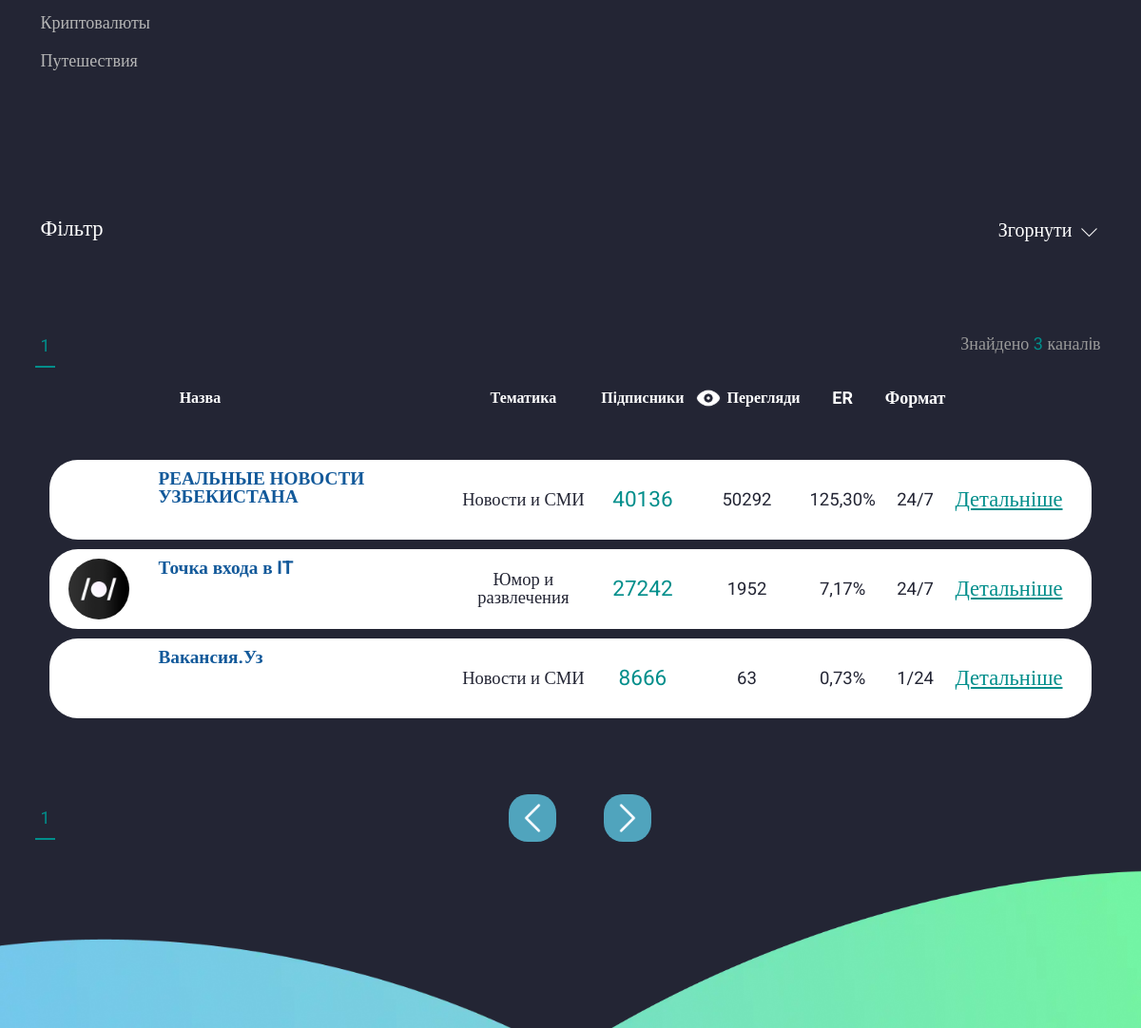
The page /category-list/ (middle part) on the database as committed earlier.
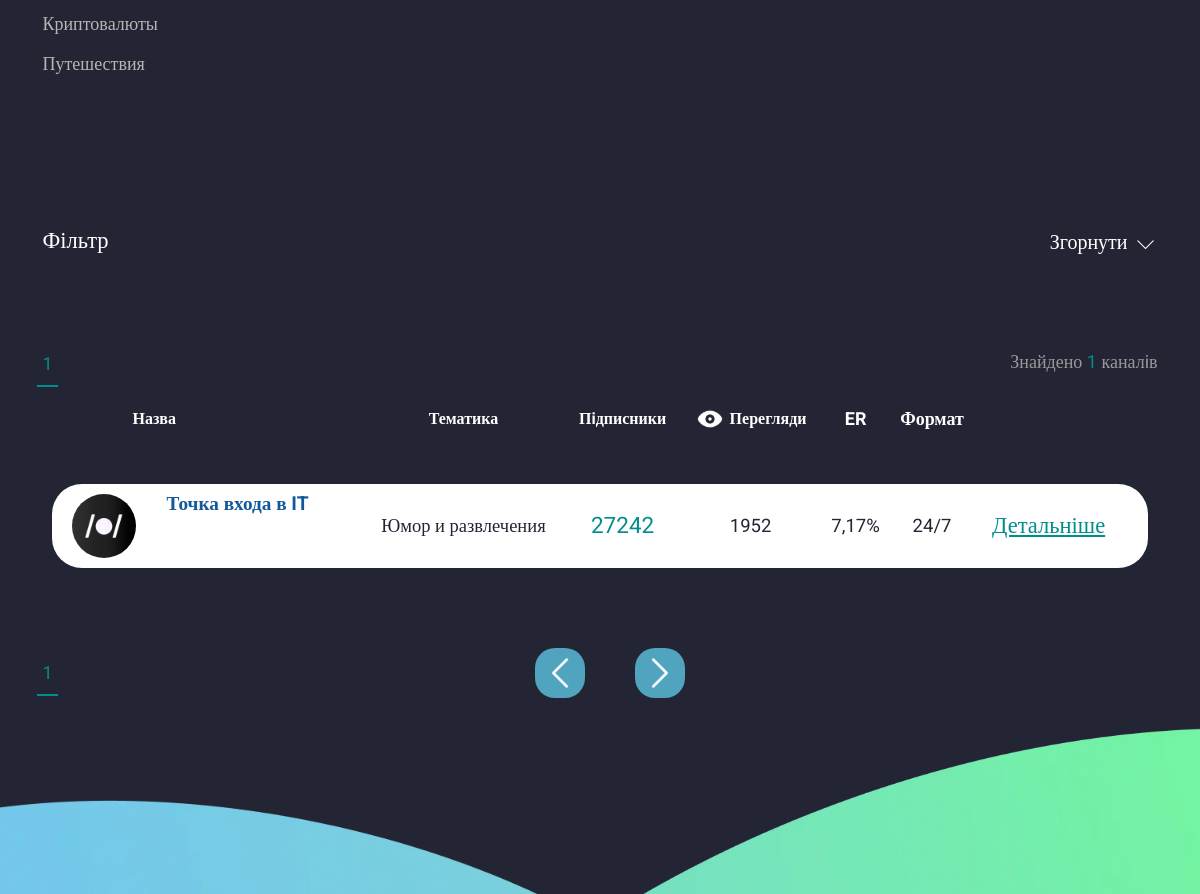
The same page on the database as committed later.
### accounts/models.py (models this page shows, shortened)
class Category_chanels(models.Model):
    name=models.CharField(max_length=150)
    created_at=models.DateTimeField(auto_now_add=True)
    def __str__(self):
        return self.name

class Add_chanel(models.Model):
    username = models.ForeignKey(Profile, on_delete=models.CASCADE,related_name='profile')
    category=models.ForeignKey('Category_chanels',on_delete=models.CASCADE)
    chanel_link = models.CharField(max_length=150)
    description=models.TextField()

class Cost_Format(models.Model):
    add_chanel=models.ForeignKey(Add_chanel,on_delete=models.CASCADE,related_name='cost_formats')
    placement_format = models.CharField(max_length=100)
    cost_per_format = models.DecimalField(max_digits=10, decimal_places=2)

### API/models.py (models this page shows, shortened)
class Chanel(models.Model):
    chanel_link=models.CharField(max_length=150)
    name=models.CharField(max_length=150,verbose_name="Называние канала")
    pictures=models.ImageField(verbose_name='Лого')
    subscribers=models.IntegerField()
    views=models.IntegerField()
    created_at=models.DateTimeField(auto_now_add=True)
    last_update=models.DateTimeField(auto_now=True)
    add_chanel =models.ForeignKey(Add_chanel, on_delete=models.CASCADE)
    username=models.CharField(max_length=140)
    daily_subscribers=models.IntegerField(default=0, blank=True, null=True)
    weekly_subscribers=models.IntegerField(default=0, blank=True, null=True)
    weekly_monthy = models.IntegerField(default=0, blank=True, null=True)
    class Meta:
        verbose_name="Канал"
        verbose_name_plural="Канал"
        ordering=['-subscribers']

### accounts/views.py (the view)
# urls.py: path('category-list/',views.CategoryChanelPage.as_view(),name='category-list'),
class CategoryChanelPage(ListView):
    template_name = 'category.html'
    model = Chanel
    paginate_by = 6
    login_url = reverse_lazy('login')
    def get_queryset(self):
        search_query = self.request.GET.get('chanel_link')
        select_category = self.request.GET.get('selected_category')
        chanel_name = self.request.GET.get('chanel_name')
        views_from=self.request.GET.get('views_from')
        views_to=self.request.GET.get('views_to')
        subscribers_from=self.request.GET.get('subscribers_from')
        subscribers_to=self.request.GET.get('subscribers_to')
        cost_from=self.request.GET.get('price_from')
        cost_to = self.request.GET.get('price_to')
        description=self.request.GET.get('search_desc')
        queryset = Chanel.objects.exclude(pictures='')
        if search_query:
            queryset = queryset.filter(chanel_link__icontains=search_query)
        if select_category:
            queryset = queryset.filter(add_chanel__category__name=select_category)
        if chanel_name:
            queryset = queryset.filter(name__icontains=chanel_name)
        if description:
            queryset=queryset.filter(add_chanel__description__icontains=description)
        if views_from and views_to :
            queryset=queryset.filter(views__range=[views_from, views_to])
        if subscribers_from and subscribers_to :
            queryset=queryset.filter(subscribers__range=[subscribers_from, subscribers_to])
        if cost_from and cost_to :
            queryset = queryset.filter(add_chanel__cost_formats__cost_per_format__range=[cost_from, cost_to])
        return queryset
    def get_context_data(self, *, object_list=None, **kwargs):
        context = super().get_context_data(**kwargs)
        context['lists'] = self.get_queryset().count()
        context['count'] = Chanel.objects.select_related('add_chanel').prefetch_related('add_chanel__cost_formats')
        context['category'] = Category_chanels.objects.all()
        return context

### accounts/context_processors.py (called while the page is built, shortened)
def user_authenticated(request):
    user_authenticated_data = {'user_authenticated': request.user.is_authenticated}
    return user_authenticated_data

### accounts/templates/category.html (shortened to what this page needs)
{% extends 'base.html' %}
{% load mathfilters %}
{% load static %}
    {% block content %}
    <main class="page">
			<section class="catalog-mainscreen">
				<div class="catalog-mainscreen__container container">
					<div class="catalog-mainscreen__cat">
										<div class="catalog-mainscreen__cat-lists">
                                                    {% for item in category %}
                                            {% if forloop.counter0|divisibleby:8 %}
                                                <ul class="catalog-mainscreen__cat-list">
                                            {% endif %}
                                              <li class="catalog-mainscreen__cat-item">
												   {% if request.GET.selected_category == item.name %}
												   <a href="{% url 'category-list' %}"> <button class="catalog-mainscreen__cat-btn _active" type="button">{{ item.name }}</button></a>
												  {% else %}
												  <a href="?selected_category={{item.name}}"> <button class="catalog-mainscreen__cat-btn" type="button">{{ item.name }}</button></a>
												  {% endif %}
												</li>
                                            {% if forloop.last %}
                                                </ul>
                                            {% endif %}
                                        {% endfor %}
										</div>
									</div>
					<div data-spollers class="spollers">
						<div class="spollers__item">
							<button type="button" data-spoller class="spollers__title">
								<span class="label-white label-white_s24">
									Фільтр
								</span>
								<span class="label-white label-white_s20">
									Згорнути
									<img class="arrow" src="{% static 'img/icons/arrow-down.svg' %}" alt="">
								</span>
							</button>
						</div>
					</div>
				</div>
			</section>
			<section class="search-channels">
				<div class="search-channels__container">
					<div class="search-channels__head">
						<div class="search-channels__tabs-head">
							<div class="search-channels__nums tabs-navigation">
								{% for p in page_obj.paginator.page_range %}
								 {% if page_obj.number == p %}
								<a href="?page={{ p }}">
								<button class="search-channels__num tabs-navigation__title _tab-active" type="button">{{p}}</button>
								</a>
								{% else %}
								<a href="?page={{ p }}">
								<button class="search-channels__num tabs-navigation__title" type="button">{{p}}</button>
								</a>
								{% endif %}
								{% endfor %}
							</div>
							<div class="search-channels__head-text">
								Знайдено <span>{{ lists }}</span> каналiв
							</div>
						</div>
					</div>
					<div class="table-wrap">
						<table class="table table_w">
							<thead>
								<tr>
									<th scope="col">
										<div class="label-white label-white_s16">Назва</div>
									</th>
									<th scope="col">
										<div class="label-white label-white_s16">Тематика</div>
									</th>
									<th>
										<div class="label-white label-white_s16">Пiдписники</div>
									</th>
									<th>
										<div class="d-flex">
											<img src="{% static 'img/icons/eye.svg' %}" alt="">
											<div class="label-white label-white_s16">Перегляди</div>
										</div>
									</th>
									<th>
										ER
									</th>
									<th>
										Формат
									</th>
									<th>
									</th>
								</tr>
							</thead>
							<tbody>
							 {% for item in object_list  %}
               				 {% with last_cost_format=item.add_chanel.cost_formats.last %}
							 {% with er=item.views|div:item.subscribers|mul:100 %}
								<tr>
									<td class="table-row" scope="row">
										<div class="table-row__head">
											<a href="#" target="_blank" class="table-row__img">
												<picture><source srcset="/{{ item.pictures }}" type="image/webp"><img class="img-fluid" src="/{{ item.pictures }}" alt=""></picture>
											</a>
											<div class="table-row__content">
												<div class="table-row__content">
													<a href="{% url 'page' item.pk %}" target="_blank" class="label-dark-blue label-dark-blue_s20 hhv-green">{{item.name}}</a>
												</div>
											</div>
										</div>
									</td>
									<td class="table-row">
										<div class="label-dark label-dark_s20">{{item.add_chanel.category}}</div>
									</td>
									<td class="table-row">
										<div class="label-dark-green label-dark-green_s24">{{item.subscribers}}</div>
									</td>
									<td class="table-row">
										<div class="label-dark label-dark_s20">{{item.views}}</div>
									</td>
									<td class="table-row">
										<div class="label-dark label-dark_s20">{{er|floatformat:2 }}%</div>
									</td>
									<td class="table-row">
										<div class="label-dark label-dark_s20">{{last_cost_format.placement_format}}</div>
									</td>
									<td class="table-row">
										<a href="{% url 'page' item.pk %}" target="_blank" class="label-dark-green hhv-blue label-underline label-dark-green_s24" type="button">Детальніше</a>
									</td>
								</tr>
							 {% endwith %}
               				 {% endwith %}
							 {% endfor %}
							</tbody>
						</table>
					</div>
					<div class="search-channels__bottom">
						<div class="search-channels__nums tabs-navigation">
							{% for p in page_obj.paginator.page_range %}
								 {% if page_obj.number == p %}
								<a href="?page={{ p }}">
								<button class="search-channels__num tabs-navigation__title _tab-active" type="button">{{p}}</button>
								</a>
								{% else %}
								<a href="?page={{ p }}">
								<button class="search-channels__num tabs-navigation__title" type="button">{{p}}</button>
								</a>
								{% endif %}
								{% endfor %}
						</div>
						<div class="search-channels__arrows">
							 {% if page_obj.has_previous %}
							<a href="?page={{page_obj.previous_page_number}}" class="search-channels__arrow search-channels__arrow_left" >
								<img class="img-fluid" src="{% static 'img/icons/arrow-left.svg' %}" alt="">
							</a>
							{% else %}
							<a  href="?page={{page_obj.number}}" class="search-channels__arrow search-channels__arrow_left" >
								<img class="img-fluid" src="{% static 'img/icons/arrow-left.svg' %}" alt="">
							</a>
							{% endif %}
							 {% if page_obj.has_next %}
							<a href="?page={{ page_obj.next_page_number }}" class="search-channels__arrow search-channels__arrow_right" >
								<img class="img-fluid" src="{% static 'img/icons/arrow-left.svg' %}" alt="">
							</a>
							{% else %}
							<a href="?page={{ page_obj.number }}" class="search-channels__arrow search-channels__arrow_right" >
								<img class="img-fluid" src="{% static 'img/icons/arrow-left.svg' %}" alt="">
							</a>
							{% endif %}
						</div>
					</div>
				</div>
			</section>
		</main>
{% endblock %}

### templates/base.html (shortened to what this page needs)
{% load static %}
<!DOCTYPE html>
<html lang="ru">
<head>
	<link rel="stylesheet" href="{% static 'css/style.min.css' %}">
	<link rel="stylesheet" href="https://cdn.jsdelivr.net/npm/intl-tel-input@18.1.1/build/css/intlTelInput.css?_v=20240118214023">
</head>
<body>
<div class="wrapper">
    {% if user_authenticated %}
        {% include 'inc/header_cabinet.html' %}
    {% else %}
        {% include 'inc/header.html' %}
    {% endif %}
    {% block content %}{% endblock %}
{% include 'inc/footer.html' %}
</div>
</body>
</html>

### templates/inc/header.html (shortened to what this page needs)
{% load static %}
    <div class="wrapper">

### templates/inc/footer.html (shortened to what this page needs)
{% load static %}
<footer class="footer">
			<picture><source srcset="{% static 'img/footer/bg-2.webp' %}" type="image/webp"><img class="footer__bg footer__bg_right" src="{% static 'img/footer/bg-2.png' %}" alt=""></picture>
		</footer>

Rows that differ between the two databases and show on the page:
removed Chanel: name "РЕАЛЬНЫЕ НОВОСТИ УЗБЕКИСТАНА", add_chanel.category "Новости и СМИ", subscribers "40136", views "50292", value "125,30", add_chanel.cost_formats.last.placement_format "24/7"
removed Chanel: name "Вакансия.Уз", add_chanel.category "Новости и СМИ", subscribers "8666", views "63", value "0,73", add_chanel.cost_formats.last.placement_format "1/24"
Other text that changed with them:
{{ lists }}: "3" → "1"
